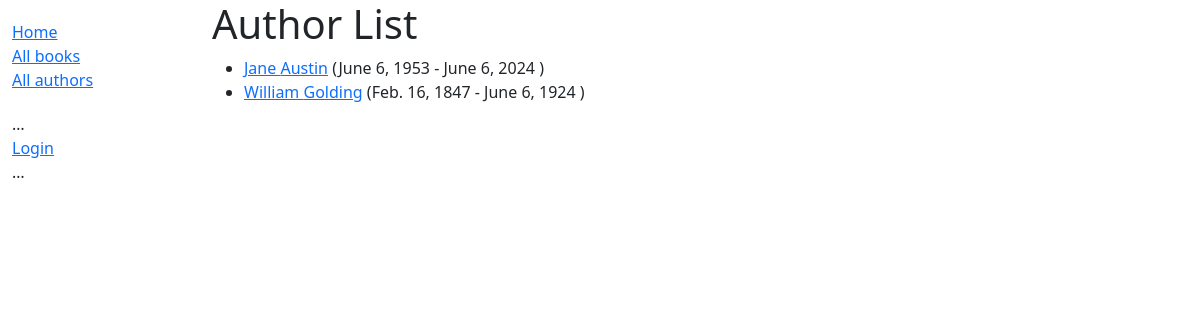
Screenshot of /catalog/authors/ with the database file from the repository.
### catalog/models.py (models this page shows, shortened)
class Author(models.Model):
    first_name = models.CharField(max_length=100)
    last_name = models.CharField(max_length=100)
    date_of_birth = models.DateField(null=True, blank=True)
    date_of_death = models.DateField('Died', null=True, blank=True)
    class Meta:
        ordering = ['last_name', 'first_name']
    def get_absolute_url(self):
        return reverse('author-detail', args=[str(self.id)])

### catalog/views.py (the view)
class AuthorListView(generic.ListView):
    model = Author
    paginate_by = 10

### catalog/templates/catalog/author_list.html
{% extends "base_generic.html" %} {% block content %}
<h1>Author List</h1>
{% if author_list %}
<ul>
    {% for author in author_list %}
    <li>
        <a href="{{ author.get_absolute_url }}">{{ author.first_name }} {{ author.last_name }}</a>
        ({{ author.date_of_birth }} - {% if author.date_of_death %} {{ author.date_of_death }} {% endif %})
    </li>
    {% endfor %}
</ul>
{% else %}
<p>There are no authors in the library.</p>
{% endif %} {% endblock %}

### rows the page displays
Author: first_name "Jane", last_name "Austin", date_of_birth "June 6, 1953", date_of_death "June 6, 2024"
Author: first_name "William", last_name "Golding", date_of_birth "Feb. 16, 1847", date_of_death "June 6, 1924"
